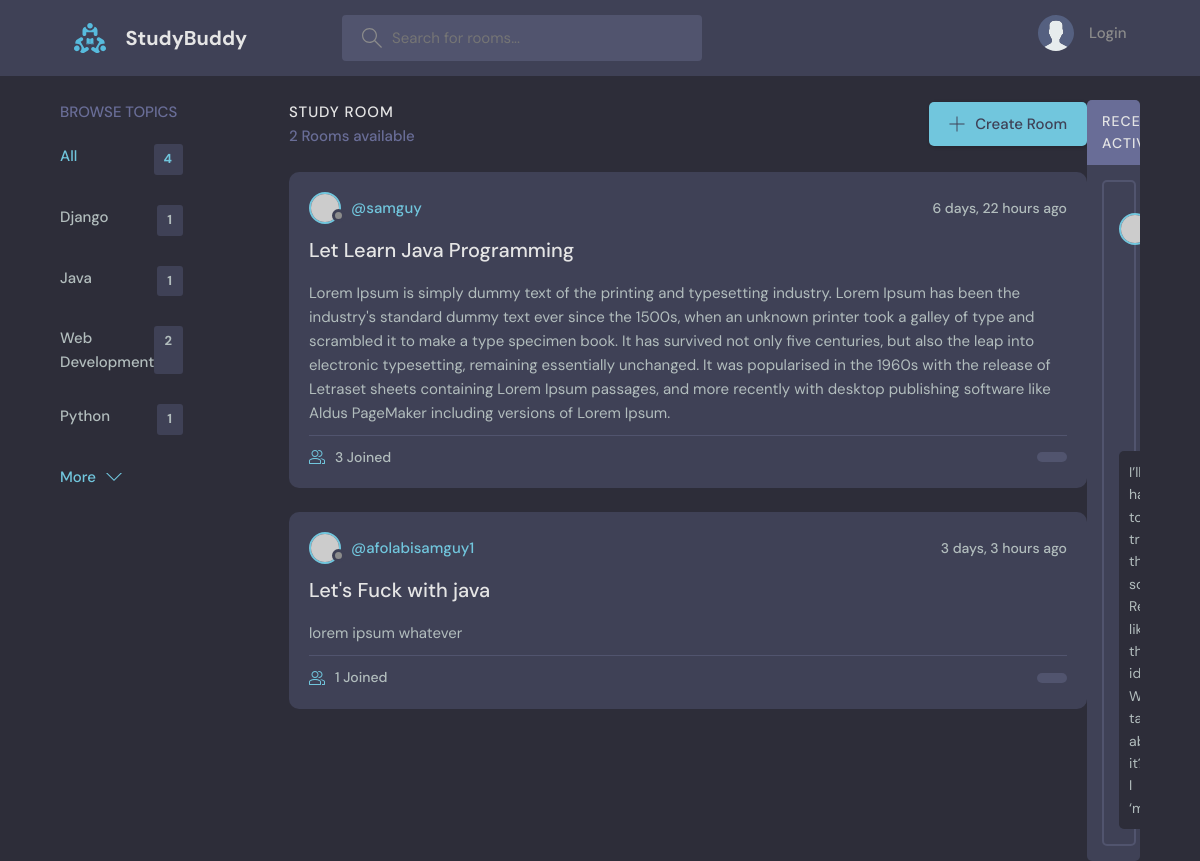
Screenshot of /?q=Java with the database file from the repository.
### base/models.py (models this page shows, shortened)
class Topic(models.Model):
    name = models.CharField(max_length=200)

class Room(models.Model):
    host = models.ForeignKey(User, on_delete=models.SET_NULL, null=True)
    topic = models.ForeignKey(Topic, on_delete=models.SET_NULL, null=True)
    name = models.CharField(max_length=200)
    description = models.TextField(null=True, blank=True)
    participants = models.ManyToManyField(User, related_name='participants', blank=True)
    updated = models.DateTimeField(auto_now=True)
    created = models.DateTimeField(auto_now_add=True)
    class Meta:
        ordering = ['-updated', '-created']

class Message(models.Model):
    user = models.ForeignKey(User, on_delete=models.CASCADE)
    room = models.ForeignKey(Room, on_delete=models.CASCADE)
    body = models.TextField()
    updated = models.DateTimeField(auto_now=True)
    created = models.DateTimeField(auto_now_add=True)
    class Meta:
        ordering = ['-updated', '-created']

### base/views.py (the view)
# urls.py: 2. Add a URL to urlpatterns:  path('', views.home, name='home')
def home(request):
    q = request.GET.get('q') if request.GET.get('q') is not None else ''
    rooms = Room.objects.filter(Q(topic__name__icontains=q) |
                                Q(name__icontains=q) |
                                Q(description__icontains=q))
    room_count = rooms.count()
    topics = Topic.objects.all()
    room_messages = Message.objects.filter(Q(room__topic__name__icontains=q)
                                           )
    context = {'rooms': rooms, 'topics': topics,
               'room_count': room_count, 'room_messages': room_messages}
    return render(request, 'base/home.html', context)

### base/templates/base/home.html (shortened to what this page needs)
{% extends 'main.html' %}
{% block content %}
    <main class="layout layout--3">
      <div class="container">
        {% include 'base/topics_components.html' %}
        <div class="roomList">
          <div class="roomList__header">
            <div>
              <h2>Study Room</h2>
              <p>{{room_count}} Rooms available</p>
            </div>
            <a class="btn btn--main" href="create-room.html">
              <svg version="1.1" xmlns="http://www.w3.org/2000/svg" width="32" height="32" viewBox="0 0 32 32">
                <title>add</title>
                <path
                  d="M16.943 0.943h-1.885v14.115h-14.115v1.885h14.115v14.115h1.885v-14.115h14.115v-1.885h-14.115v-14.115z"
                ></path>
              </svg>
              Create Room
            </a>
          </div>
          {% include 'base/feed_components.html' %}
        </div>
        {% include 'base/activity_components.html' %}
      </div>
    </main>
{% endblock content %}

### base/templates/base/topics_components.html (shortened to what this page needs)
<div class="topics">
          <div class="topics__header">
            <h2>Browse Topics</h2>
          </div>
          <ul class="topics__list">
            <li>
              <a href="{% url 'home' %}" class="active">All <span>{{ topics.count }}</span></a>
            </li>
            {% for topic in topics %}
            <li>
              <a href="{% url 'home' %}?q={{ topic.name }}">{{ topic.name }} <span>{{topic.room_set.all.count}}</span></a>
            </li>
            {% endfor %}
          </ul>
          <a class="btn btn--link" href="topics.html">
            More
            <svg version="1.1" xmlns="http://www.w3.org/2000/svg" width="32" height="32" viewBox="0 0 32 32">
              <title>chevron-down</title>
              <path d="M16 21l-13-13h-3l16 16 16-16h-3l-13 13z"></path>
            </svg>
          </a>
        </div>
{% for topic in topics %}
    <div>
    </div>
{% endfor %}

### base/templates/base/feed_components.html (shortened to what this page needs)
{% for room in rooms %}
<div class="roomListRoom">
            <div class="roomListRoom__header">
              <a href="{% url 'profile'  room.host.id%}" class="roomListRoom__author">
                <div class="avatar avatar--small">
                  <img src="https://randomuser.me/api/portraits/women/11.jpg" />
                </div>
                <span>@{{ room.host.username }}</span>
              </a>
              <div class="roomListRoom__actions">
                <span>{{ room.created|timesince}} ago</span>
              </div>
            </div>
            <div class="roomListRoom__content">
              <a href="{% url 'room' room.id %}">{{ room.name}}</a>
              <p>
                  {{ room.description }}
              </p>
            </div>
            <div class="roomListRoom__meta">
              <a href="{% url 'room' room.id %}" class="roomListRoom__joined">
                  {{ room.participants.all.count}} Joined
              </a>
              <p class="roomListRoom__topic">{{ rooom.topic.name }}</p>
            </div>
          </div>
{% endfor %}

### base/templates/base/activity_components.html (shortened to what this page needs)
<div class="activities">
          <div class="activities__header">
            <h2>Recent Activities</h2>
          </div>
          {% for message in room_messages %}
          <div class="activities__box">
            <div class="activities__boxHeader roomListRoom__header">
              <a href="{% url 'profile' message.user.id %}" class="roomListRoom__author">
                <div class="avatar avatar--small">
                  <img src="https://randomuser.me/api/portraits/women/11.jpg" />
                </div>
              </a>
            </div>
            <div class="activities__boxContent">
              <div class="activities__boxRoomContent">
                I’ll have to try this sometime. Really like this idea. Wanna talk about it? I ‘m....
              </div>
            </div>
          </div>
        </div>
{% endfor %}

### rows the page displays
Topic: name "Django", room_set.all.count "1"
Topic: name "Java", room_set.all.count "1"
Topic: name "Web Development", room_set.all.count "2"
Topic: name "Python", room_set.all.count "1"
Room: host.username "samguy", created "6 days, 22 hours", name "Let Learn Java Programming", description "Lorem Ipsum is simply dummy text of the printing and typesetting industry. Lorem Ipsum has been the industry's standard dummy text ever since the 1500s, when an unknown printer took a galley of type and scrambled it to make a type specimen book. It has survived not only five centuries, but also the leap into electronic typesetting, remaining essentially unchanged. It was popularised in the 1960s with the release of Letraset sheets containing Lorem Ipsum passages, and more recently with desktop publishing software like Aldus PageMaker including versions of Lorem Ipsum.", participants.all.count "3"
Room: host.username "afolabisamguy1", created "3 days, 3 hours", name "Let's Fuck with java", description "lorem ipsum whatever", participants.all.count "1"

### other values shown
{{ topics.count }} "4"
{{ room_count }} "2"
